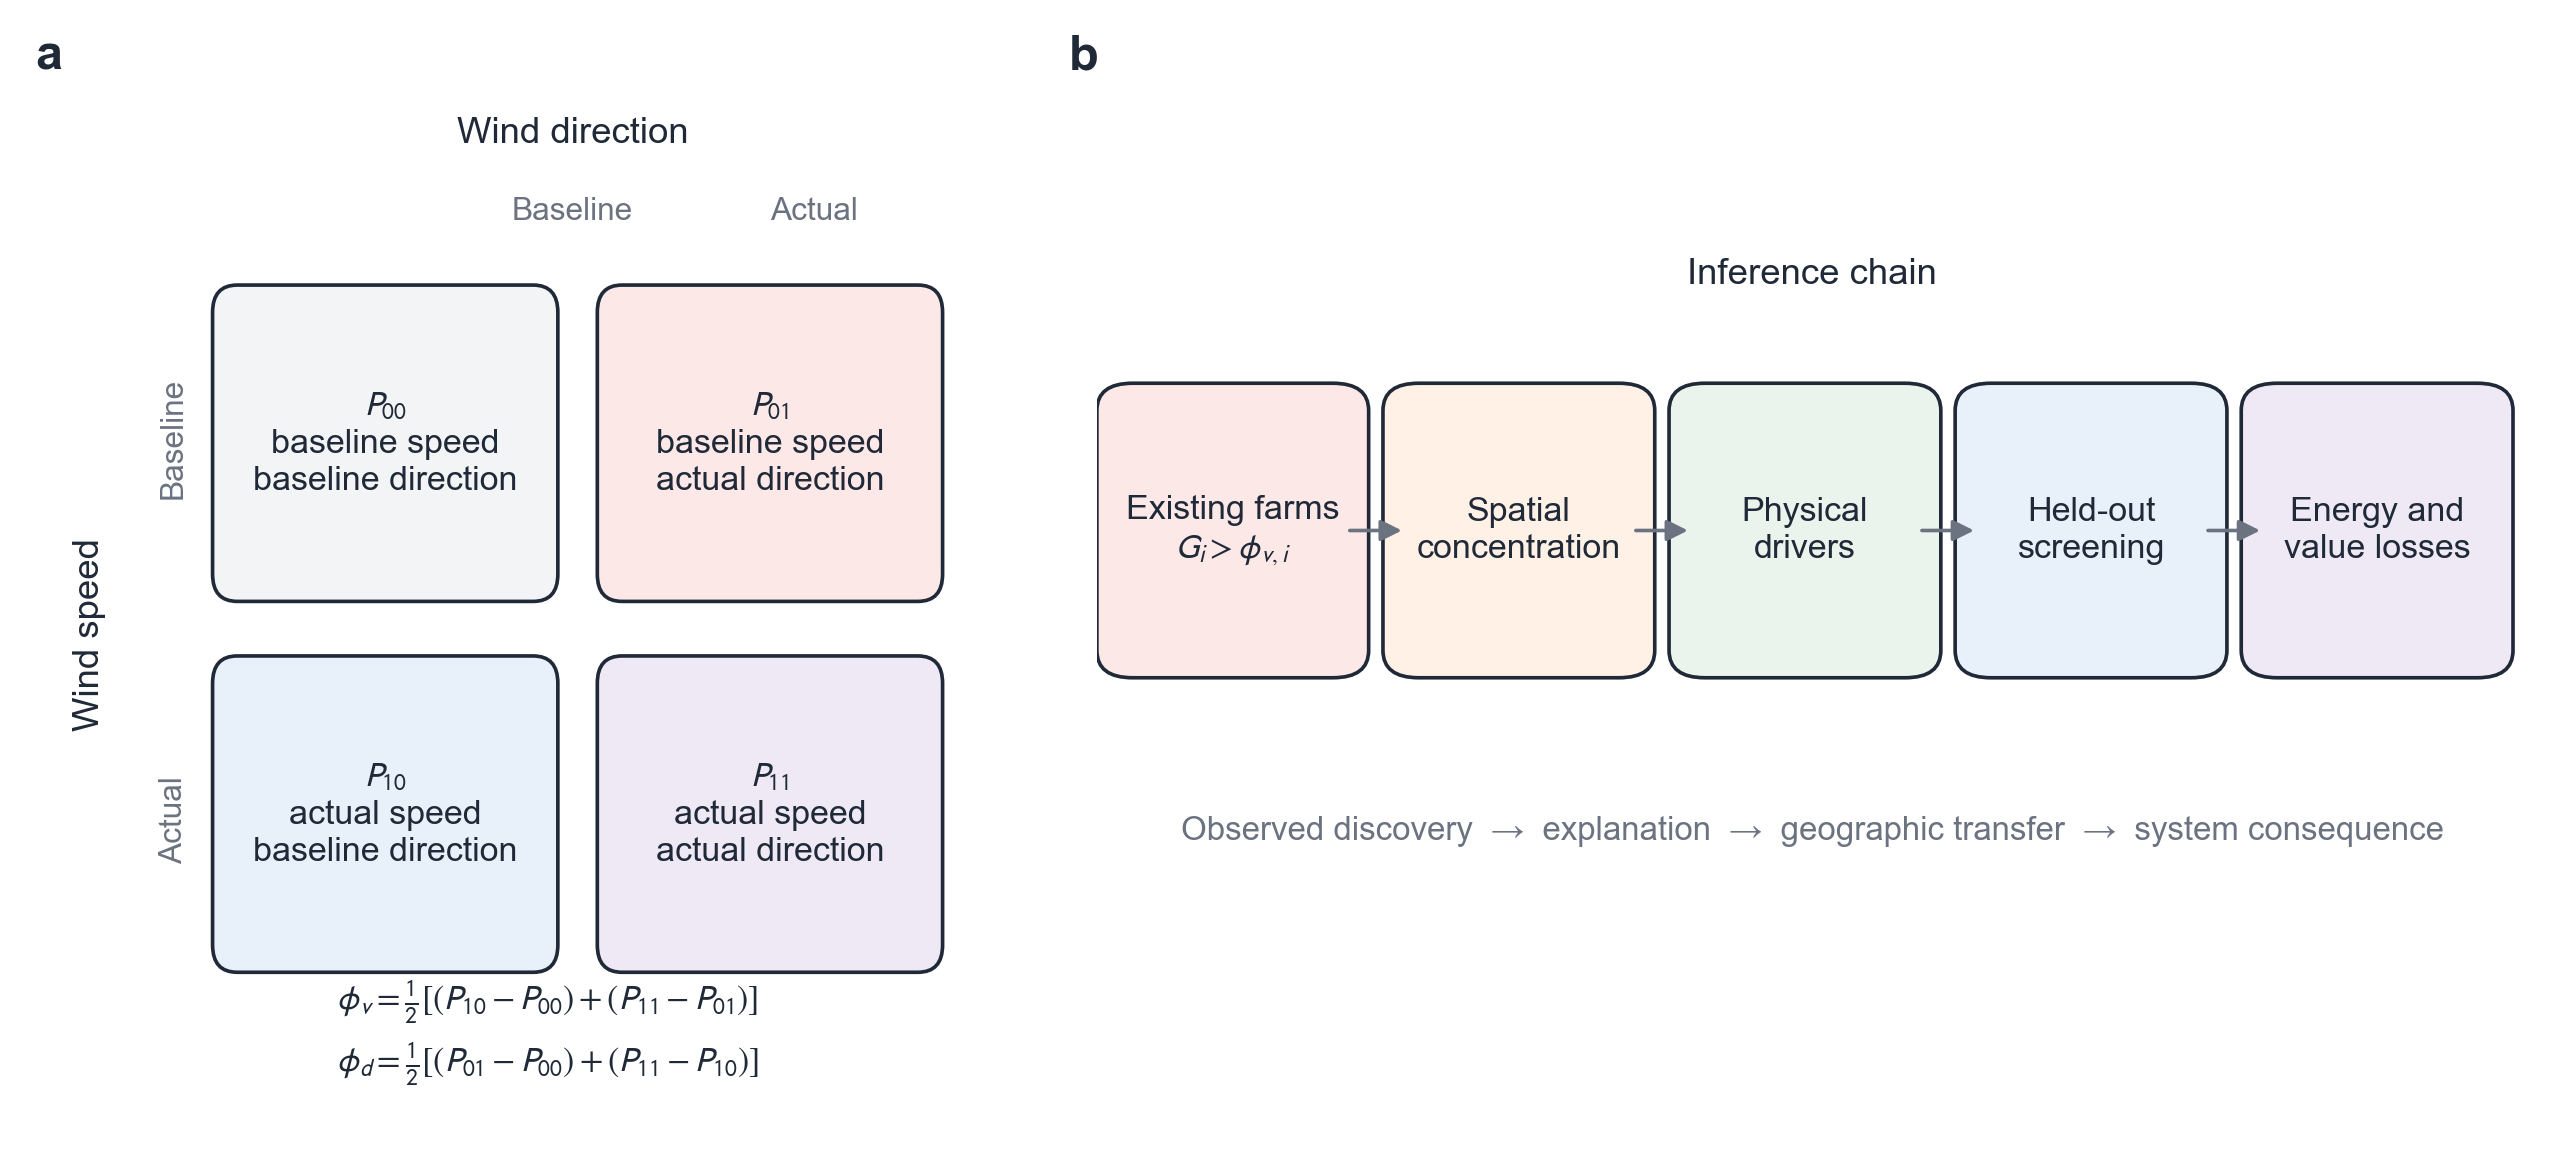

This figure's Python source:
"""Four-scenario attribution design and manuscript inference chain."""
from __future__ import annotations

from pathlib import Path

import matplotlib.pyplot as plt
from matplotlib.patches import FancyArrowPatch, FancyBboxPatch

from ne_style import COLORS, apply_style, panel_label, save_figure


HERE = Path(__file__).resolve().parent


def box(ax, xy, width, height, text, face, edge=COLORS["ink"], fontsize=7):
    patch = FancyBboxPatch(
        xy,
        width,
        height,
        boxstyle="round,pad=0.02,rounding_size=0.025",
        facecolor=face,
        edgecolor=edge,
        linewidth=0.75,
    )
    ax.add_patch(patch)
    ax.text(
        xy[0] + width / 2,
        xy[1] + height / 2,
        text,
        ha="center",
        va="center",
        fontsize=fontsize,
        color=COLORS["ink"],
        linespacing=1.25,
    )


def arrow(ax, start, end):
    ax.add_patch(
        FancyArrowPatch(
            start,
            end,
            arrowstyle="-|>",
            mutation_scale=9,
            linewidth=0.75,
            color=COLORS["grey"],
        )
    )


def main() -> None:
    apply_style()
    fig, (ax_a, ax_b) = plt.subplots(
        1,
        2,
        figsize=(7.2, 3.2),
        constrained_layout=True,
        gridspec_kw={"width_ratios": [1, 1.45]},
    )
    for axis in (ax_a, ax_b):
        axis.set_axis_off()

    x0, y0, width, height = 0.18, 0.16, 0.31, 0.25
    box(ax_a, (x0, y0 + 0.34), width, height, "$P_{00}$\nbaseline speed\nbaseline direction", COLORS["pale"])
    box(ax_a, (x0 + 0.39, y0 + 0.34), width, height, "$P_{01}$\nbaseline speed\nactual direction", "#FDE8E8")
    box(ax_a, (x0, y0), width, height, "$P_{10}$\nactual speed\nbaseline direction", "#E8F1FA")
    box(ax_a, (x0 + 0.39, y0), width, height, "$P_{11}$\nactual speed\nactual direction", "#EFE8F5")
    ax_a.text(0.525, 0.91, "Wind direction", ha="center", va="center", fontsize=7.5, color=COLORS["ink"])
    ax_a.text(0.525, 0.83, "Baseline", ha="center", fontsize=6.5, color=COLORS["grey"])
    ax_a.text(0.77, 0.83, "Actual", ha="center", fontsize=6.5, color=COLORS["grey"])
    ax_a.text(0.035, 0.45, "Wind speed", rotation=90, ha="center", va="center", fontsize=7.5, color=COLORS["ink"])
    ax_a.text(0.12, 0.63, "Baseline", rotation=90, ha="center", va="center", fontsize=6.5, color=COLORS["grey"])
    ax_a.text(0.12, 0.28, "Actual", rotation=90, ha="center", va="center", fontsize=6.5, color=COLORS["grey"])
    ax_a.text(
        0.5,
        0.035,
        "$\\phi_v=\\frac{1}{2}[(P_{10}-P_{00})+(P_{11}-P_{01})]$\n"
        "$\\phi_d=\\frac{1}{2}[(P_{01}-P_{00})+(P_{11}-P_{10})]$",
        ha="center",
        va="bottom",
        fontsize=7,
        color=COLORS["ink"],
        linespacing=1.45,
    )

    stages = [
        (0.02, "Existing farms\n$G_i>\\phi_{v,i}$"),
        (0.22, "Spatial\nconcentration"),
        (0.42, "Physical\ndrivers"),
        (0.62, "Held-out\nscreening"),
        (0.82, "Energy and\nvalue losses"),
    ]
    faces = ["#FDE8E8", "#FFF1E6", "#EAF3EC", "#E8F1FA", "#EFE8F5"]
    for (x, text), face in zip(stages, faces):
        box(ax_b, (x, 0.43), 0.15, 0.23, text, face, fontsize=7)
    for idx in range(len(stages) - 1):
        arrow(ax_b, (stages[idx][0] + 0.15, 0.545), (stages[idx + 1][0], 0.545))
    ax_b.text(
        0.5,
        0.78,
        "Inference chain",
        ha="center",
        va="center",
        fontsize=7.5,
        color=COLORS["ink"],
    )
    ax_b.text(
        0.5,
        0.27,
        "Observed discovery  →  explanation  →  geographic transfer  →  system consequence",
        ha="center",
        va="center",
        fontsize=6.8,
        color=COLORS["grey"],
    )
    panel_label(ax_a, "a", x=-0.02, y=1.0)
    panel_label(ax_b, "b", x=-0.02, y=1.0)
    save_figure(fig, HERE / "FigS1_four_scenario_design.png")
    plt.close(fig)
    print("saved four-scenario attribution schematic")


if __name__ == "__main__":
    main()
